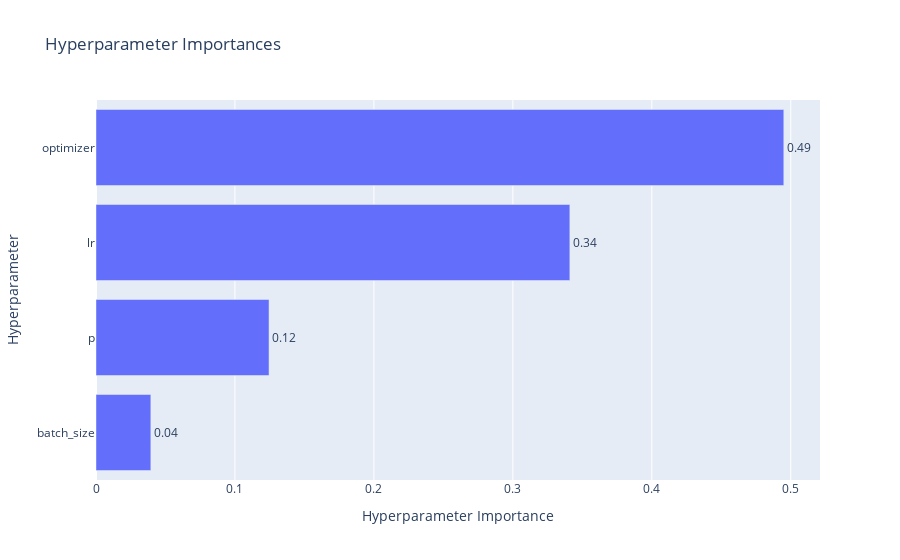

Notebook code cell kept with this figure:
### Markdown cell above
After we've finished with Optuna search, we can analyze some of the results:
1. We can see what are the most contributing hyperparameters for our model improvement.
2. We can visualize the distribution map of our objective (model accuracy) over different types of hyperparameters.

### Code cell
optuna.visualization.plot_param_importances(study)

### Figure 1 — Plotly figure (JSON) as saved in the notebook; plotly's stock layout.template omitted (floating-point values rounded to 4 significant figures)
{"data": [{"cliponaxis": false, "hovertemplate": ["batch_size (IntDistribution): 0.03946912266760824<extra></extra>", "p (FloatDistribution): 0.12453270844960783<extra></extra>", "lr (FloatDistribution): 0.34101370367963535<extra></extra>", "optimizer (CategoricalDistribution): 0.49498446520314865<extra></extra>"], "name": "Objective Value", "orientation": "h", "text": ["0.04", "0.12", "0.34", "0.49"], "textposition": "outside", "x": [0.03947, 0.1245, 0.341, 0.495], "y": ["batch_size", "p", "lr", "optimizer"], "type": "bar"}], "layout": {"title": {"text": "Hyperparameter Importances"}, "xaxis": {"title": {"text": "Hyperparameter Importance"}}, "yaxis": {"title": {"text": "Hyperparameter"}}}}
